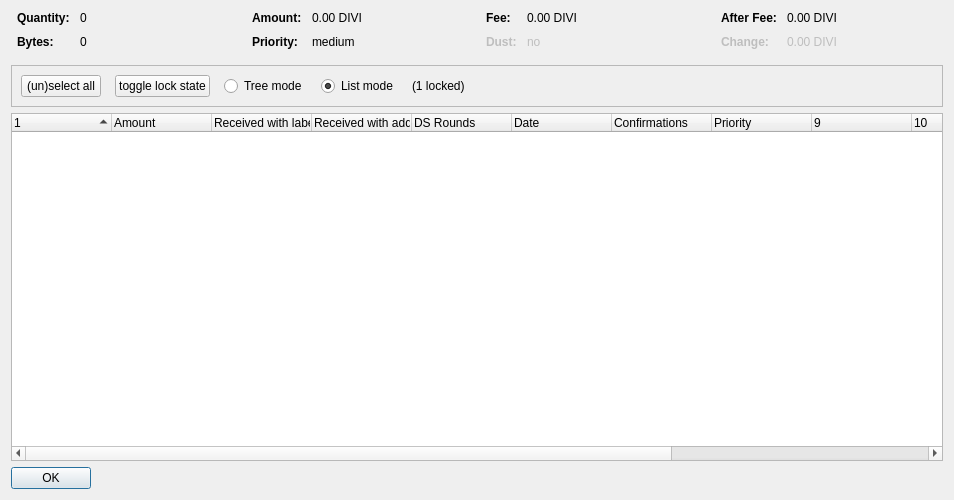
<?xml version="1.0" encoding="UTF-8"?>
<ui version="4.0">
 <class>CoinControlDialog</class>
 <widget class="QDialog" name="CoinControlDialog">
  <property name="geometry">
   <rect>
    <x>0</x>
    <y>0</y>
    <width>954</width>
    <height>500</height>
   </rect>
  </property>
  <property name="windowTitle">
   <string>Coin Selection</string>
  </property>
  <layout class="QVBoxLayout" name="verticalLayout">
   <item>
    <layout class="QHBoxLayout" name="horizontalLayoutTop" stretch="0,0,0,0">
     <property name="topMargin">
      <number>0</number>
     </property>
     <property name="bottomMargin">
      <number>10</number>
     </property>
     <item>
      <layout class="QFormLayout" name="formLayoutCoinControl1">
       <property name="horizontalSpacing">
        <number>10</number>
       </property>
       <property name="verticalSpacing">
        <number>10</number>
       </property>
       <property name="leftMargin">
        <number>6</number>
       </property>
       <property name="rightMargin">
        <number>6</number>
       </property>
       <item row="0" column="0">
        <widget class="QLabel" name="labelCoinControlQuantityText">
         <property name="font">
          <font>
           <weight>75</weight>
           <bold>true</bold>
          </font>
         </property>
         <property name="text">
          <string>Quantity:</string>
         </property>
        </widget>
       </item>
       <item row="0" column="1">
        <widget class="QLabel" name="labelCoinControlQuantity">
         <property name="cursor">
          <cursorShape>IBeamCursor</cursorShape>
         </property>
         <property name="contextMenuPolicy">
          <enum>Qt::ActionsContextMenu</enum>
         </property>
         <property name="text">
          <string notr="true">0</string>
         </property>
         <property name="textInteractionFlags">
          <set>Qt::LinksAccessibleByMouse|Qt::TextSelectableByKeyboard|Qt::TextSelectableByMouse</set>
         </property>
        </widget>
       </item>
       <item row="1" column="0">
        <widget class="QLabel" name="labelCoinControlBytesText">
         <property name="font">
          <font>
           <weight>75</weight>
           <bold>true</bold>
          </font>
         </property>
         <property name="text">
          <string>Bytes:</string>
         </property>
        </widget>
       </item>
       <item row="1" column="1">
        <widget class="QLabel" name="labelCoinControlBytes">
         <property name="cursor">
          <cursorShape>IBeamCursor</cursorShape>
         </property>
         <property name="contextMenuPolicy">
          <enum>Qt::ActionsContextMenu</enum>
         </property>
         <property name="text">
          <string notr="true">0</string>
         </property>
         <property name="textInteractionFlags">
          <set>Qt::LinksAccessibleByMouse|Qt::TextSelectableByKeyboard|Qt::TextSelectableByMouse</set>
         </property>
        </widget>
       </item>
      </layout>
     </item>
     <item>
      <layout class="QFormLayout" name="formLayoutCoinControl2">
       <property name="horizontalSpacing">
        <number>10</number>
       </property>
       <property name="verticalSpacing">
        <number>10</number>
       </property>
       <property name="leftMargin">
        <number>6</number>
       </property>
       <property name="rightMargin">
        <number>6</number>
       </property>
       <item row="0" column="0">
        <widget class="QLabel" name="labelCoinControlAmountText">
         <property name="font">
          <font>
           <weight>75</weight>
           <bold>true</bold>
          </font>
         </property>
         <property name="text">
          <string>Amount:</string>
         </property>
        </widget>
       </item>
       <item row="0" column="1">
        <widget class="QLabel" name="labelCoinControlAmount">
         <property name="cursor">
          <cursorShape>IBeamCursor</cursorShape>
         </property>
         <property name="contextMenuPolicy">
          <enum>Qt::ActionsContextMenu</enum>
         </property>
         <property name="text">
          <string notr="true">0.00 DIVI</string>
         </property>
         <property name="textInteractionFlags">
          <set>Qt::LinksAccessibleByMouse|Qt::TextSelectableByKeyboard|Qt::TextSelectableByMouse</set>
         </property>
        </widget>
       </item>
       <item row="1" column="0">
        <widget class="QLabel" name="labelCoinControlPriorityText">
         <property name="font">
          <font>
           <weight>75</weight>
           <bold>true</bold>
          </font>
         </property>
         <property name="text">
          <string>Priority:</string>
         </property>
        </widget>
       </item>
       <item row="1" column="1">
        <widget class="QLabel" name="labelCoinControlPriority">
         <property name="cursor">
          <cursorShape>IBeamCursor</cursorShape>
         </property>
         <property name="contextMenuPolicy">
          <enum>Qt::ActionsContextMenu</enum>
         </property>
         <property name="text">
          <string>medium</string>
         </property>
         <property name="textInteractionFlags">
          <set>Qt::LinksAccessibleByMouse|Qt::TextSelectableByKeyboard|Qt::TextSelectableByMouse</set>
         </property>
        </widget>
       </item>
      </layout>
     </item>
     <item>
      <layout class="QFormLayout" name="formLayoutCoinControl3">
       <property name="horizontalSpacing">
        <number>10</number>
       </property>
       <property name="verticalSpacing">
        <number>10</number>
       </property>
       <property name="leftMargin">
        <number>6</number>
       </property>
       <property name="rightMargin">
        <number>6</number>
       </property>
       <item row="0" column="0">
        <widget class="QLabel" name="labelCoinControlFeeText">
         <property name="font">
          <font>
           <weight>75</weight>
           <bold>true</bold>
          </font>
         </property>
         <property name="text">
          <string>Fee:</string>
         </property>
        </widget>
       </item>
       <item row="0" column="1">
        <widget class="QLabel" name="labelCoinControlFee">
         <property name="cursor">
          <cursorShape>IBeamCursor</cursorShape>
         </property>
         <property name="contextMenuPolicy">
          <enum>Qt::ActionsContextMenu</enum>
         </property>
         <property name="text">
          <string notr="true">0.00 DIVI</string>
         </property>
         <property name="textInteractionFlags">
          <set>Qt::LinksAccessibleByMouse|Qt::TextSelectableByKeyboard|Qt::TextSelectableByMouse</set>
         </property>
        </widget>
       </item>
       <item row="1" column="0">
        <widget class="QLabel" name="labelCoinControlLowOutputText">
         <property name="enabled">
          <bool>false</bool>
         </property>
         <property name="font">
          <font>
           <weight>75</weight>
           <bold>true</bold>
          </font>
         </property>
         <property name="text">
          <string>Dust:</string>
         </property>
        </widget>
       </item>
       <item row="1" column="1">
        <widget class="QLabel" name="labelCoinControlLowOutput">
         <property name="enabled">
          <bool>false</bool>
         </property>
         <property name="cursor">
          <cursorShape>IBeamCursor</cursorShape>
         </property>
         <property name="contextMenuPolicy">
          <enum>Qt::ActionsContextMenu</enum>
         </property>
         <property name="text">
          <string>no</string>
         </property>
         <property name="textInteractionFlags">
          <set>Qt::LinksAccessibleByMouse|Qt::TextSelectableByKeyboard|Qt::TextSelectableByMouse</set>
         </property>
        </widget>
       </item>
      </layout>
     </item>
     <item>
      <layout class="QFormLayout" name="formLayoutCoinControl4">
       <property name="horizontalSpacing">
        <number>10</number>
       </property>
       <property name="verticalSpacing">
        <number>10</number>
       </property>
       <property name="leftMargin">
        <number>6</number>
       </property>
       <property name="rightMargin">
        <number>6</number>
       </property>
       <item row="0" column="0">
        <widget class="QLabel" name="labelCoinControlAfterFeeText">
         <property name="font">
          <font>
           <weight>75</weight>
           <bold>true</bold>
          </font>
         </property>
         <property name="text">
          <string>After Fee:</string>
         </property>
        </widget>
       </item>
       <item row="0" column="1">
        <widget class="QLabel" name="labelCoinControlAfterFee">
         <property name="cursor">
          <cursorShape>IBeamCursor</cursorShape>
         </property>
         <property name="contextMenuPolicy">
          <enum>Qt::ActionsContextMenu</enum>
         </property>
         <property name="text">
          <string notr="true">0.00 DIVI</string>
         </property>
         <property name="textInteractionFlags">
          <set>Qt::LinksAccessibleByMouse|Qt::TextSelectableByKeyboard|Qt::TextSelectableByMouse</set>
         </property>
        </widget>
       </item>
       <item row="1" column="0">
        <widget class="QLabel" name="labelCoinControlChangeText">
         <property name="enabled">
          <bool>false</bool>
         </property>
         <property name="font">
          <font>
           <weight>75</weight>
           <bold>true</bold>
          </font>
         </property>
         <property name="text">
          <string>Change:</string>
         </property>
        </widget>
       </item>
       <item row="1" column="1">
        <widget class="QLabel" name="labelCoinControlChange">
         <property name="enabled">
          <bool>false</bool>
         </property>
         <property name="cursor">
          <cursorShape>IBeamCursor</cursorShape>
         </property>
         <property name="contextMenuPolicy">
          <enum>Qt::ActionsContextMenu</enum>
         </property>
         <property name="text">
          <string notr="true">0.00 DIVI</string>
         </property>
         <property name="textInteractionFlags">
          <set>Qt::LinksAccessibleByMouse|Qt::TextSelectableByKeyboard|Qt::TextSelectableByMouse</set>
         </property>
        </widget>
       </item>
      </layout>
     </item>
    </layout>
   </item>
   <item>
    <widget class="QFrame" name="frame">
     <property name="minimumSize">
      <size>
       <width>0</width>
       <height>40</height>
      </size>
     </property>
     <property name="frameShape">
      <enum>QFrame::StyledPanel</enum>
     </property>
     <property name="frameShadow">
      <enum>QFrame::Sunken</enum>
     </property>
     <layout class="QHBoxLayout" name="horizontalLayout">
      <item>
       <layout class="QHBoxLayout" name="horizontalLayoutPanel" stretch="0,0,0,0,0,0">
        <property name="spacing">
         <number>14</number>
        </property>
        <item>
         <widget class="QPushButton" name="pushButtonSelectAll">
          <property name="sizePolicy">
           <sizepolicy hsizetype="Maximum" vsizetype="Fixed">
            <horstretch>0</horstretch>
            <verstretch>0</verstretch>
           </sizepolicy>
          </property>
          <property name="text">
           <string>(un)select all</string>
          </property>
          <property name="autoDefault">
           <bool>false</bool>
          </property>
         </widget>
        </item>
        <item>
         <widget class="QPushButton" name="pushButtonToggleLock">
          <property name="sizePolicy">
           <sizepolicy hsizetype="Maximum" vsizetype="Fixed">
            <horstretch>0</horstretch>
            <verstretch>0</verstretch>
           </sizepolicy>
          </property>
          <property name="text">
           <string>toggle lock state</string>
          </property>
          <property name="autoDefault">
           <bool>false</bool>
          </property>
         </widget>
        </item>
        <item>
         <widget class="QRadioButton" name="radioTreeMode">
          <property name="sizePolicy">
           <sizepolicy hsizetype="Maximum" vsizetype="Fixed">
            <horstretch>0</horstretch>
            <verstretch>0</verstretch>
           </sizepolicy>
          </property>
          <property name="text">
           <string>Tree mode</string>
          </property>
         </widget>
        </item>
        <item>
         <widget class="QRadioButton" name="radioListMode">
          <property name="sizePolicy">
           <sizepolicy hsizetype="Maximum" vsizetype="Fixed">
            <horstretch>0</horstretch>
            <verstretch>0</verstretch>
           </sizepolicy>
          </property>
          <property name="text">
           <string>List mode</string>
          </property>
          <property name="checked">
           <bool>true</bool>
          </property>
         </widget>
        </item>
        <item>
         <widget class="QLabel" name="labelLocked">
          <property name="text">
           <string>(1 locked)</string>
          </property>
         </widget>
        </item>
        <item>
         <spacer name="horizontalSpacer">
          <property name="orientation">
           <enum>Qt::Horizontal</enum>
          </property>
          <property name="sizeHint" stdset="0">
           <size>
            <width>40</width>
            <height>20</height>
           </size>
          </property>
         </spacer>
        </item>
       </layout>
      </item>
     </layout>
    </widget>
   </item>
   <item>
    <widget class="CoinControlTreeWidget" name="treeWidget">
     <property name="contextMenuPolicy">
      <enum>Qt::CustomContextMenu</enum>
     </property>
     <property name="sortingEnabled">
      <bool>false</bool>
     </property>
     <property name="columnCount">
      <number>13</number>
     </property>
     <attribute name="headerShowSortIndicator" stdset="0">
      <bool>true</bool>
     </attribute>
     <attribute name="headerStretchLastSection">
      <bool>false</bool>
     </attribute>
     <column>
      <property name="text">
       <string/>
      </property>
     </column>
     <column>
      <property name="text">
       <string>Amount</string>
      </property>
     </column>
     <column>
      <property name="text">
       <string>Received with label</string>
      </property>
     </column>
     <column>
      <property name="text">
       <string>Received with address</string>
      </property>
     </column>
     <column>
      <property name="text">
       <string>DS Rounds</string>
      </property>
     </column>
     <column>
      <property name="text">
       <string>Date</string>
      </property>
     </column>
     <column>
      <property name="text">
       <string>Confirmations</string>
      </property>
      <property name="toolTip">
       <string>Confirmed</string>
      </property>
     </column>
     <column>
      <property name="text">
       <string>Priority</string>
      </property>
     </column>
     <column>
      <property name="text">
       <string/>
      </property>
     </column>
     <column>
      <property name="text">
       <string/>
      </property>
     </column>
     <column>
      <property name="text">
       <string/>
      </property>
     </column>
     <column>
      <property name="text">
       <string/>
      </property>
     </column>
     <column>
      <property name="text">
       <string/>
      </property>
     </column>
    </widget>
   </item>
   <item>
    <widget class="QDialogButtonBox" name="buttonBox">
     <property name="sizePolicy">
      <sizepolicy hsizetype="Maximum" vsizetype="Fixed">
       <horstretch>0</horstretch>
       <verstretch>0</verstretch>
      </sizepolicy>
     </property>
     <property name="orientation">
      <enum>Qt::Horizontal</enum>
     </property>
     <property name="standardButtons">
      <set>QDialogButtonBox::Ok</set>
     </property>
    </widget>
   </item>
  </layout>
 </widget>
 <customwidgets>
  <customwidget>
   <class>CoinControlTreeWidget</class>
   <extends>QTreeWidget</extends>
   <header>coincontroltreewidget.h</header>
  </customwidget>
 </customwidgets>
 <resources/>
 <connections/>
</ui>
